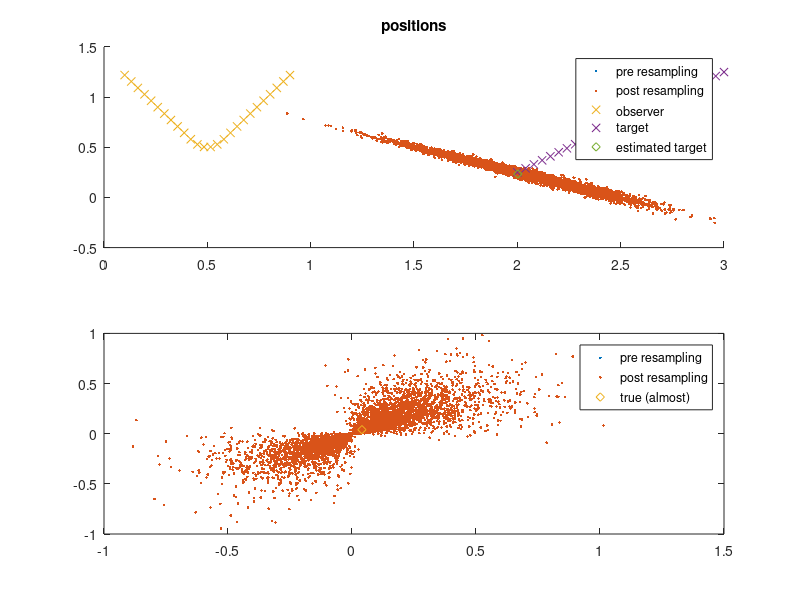
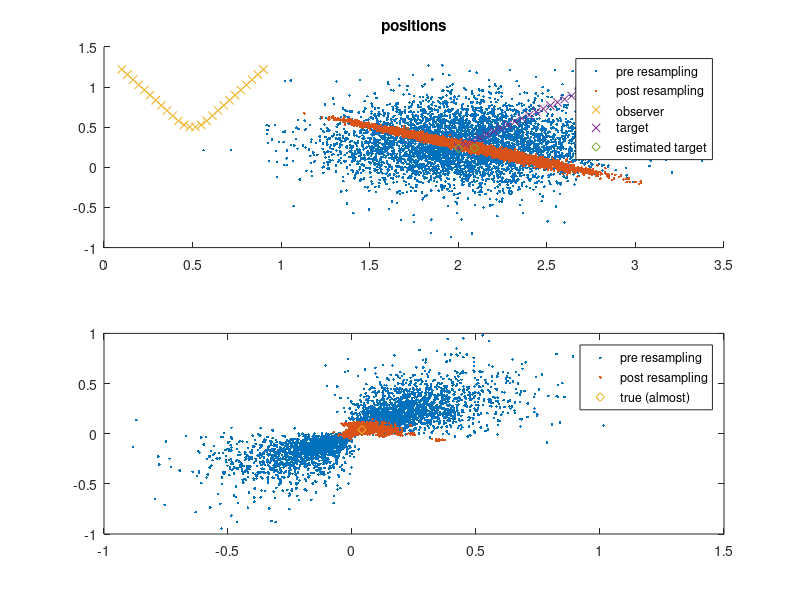
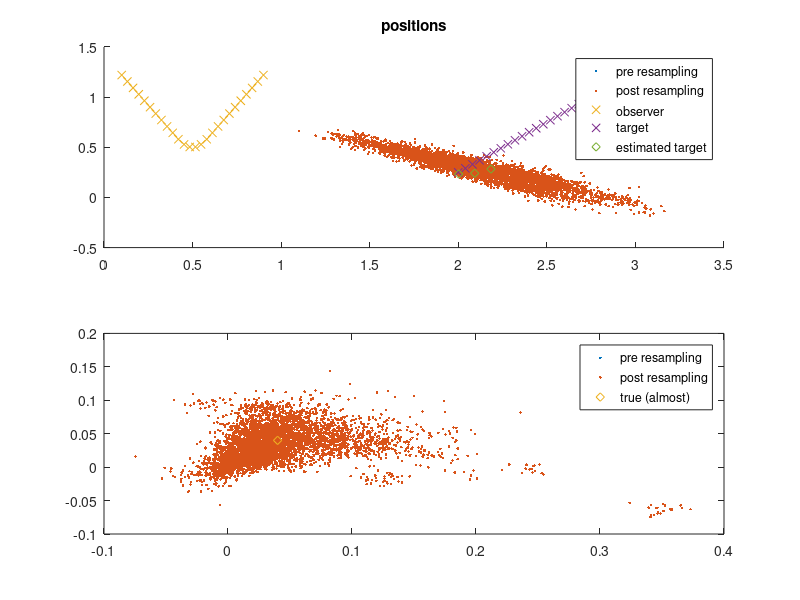
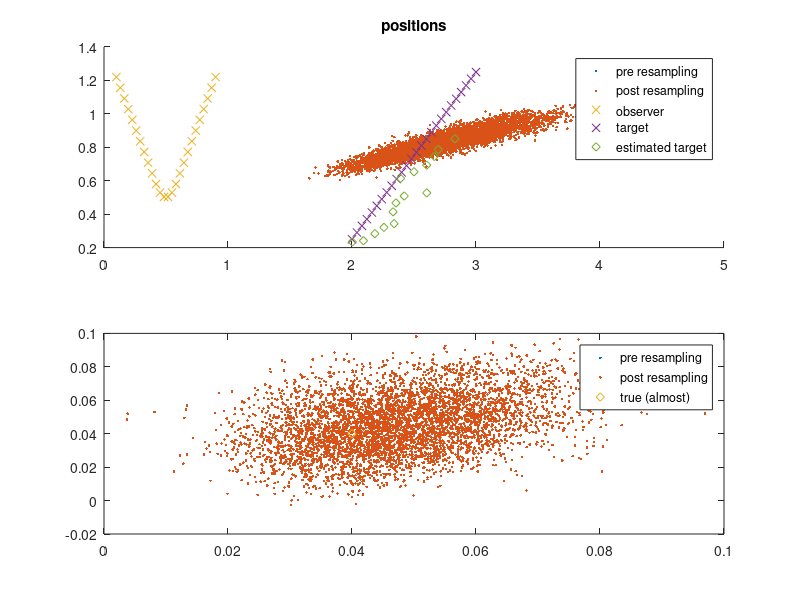

These charts were generated, in order, by the following MATLAB code:
load data.mat
close all;
k_max = 26;

T = 1;
T2 = T^2/2;

Gamma = [T2 0;
         0 T2;
         T 0;
         0 T];

F = [1 0 T 0;
     0 1 0 T;
     0 0 1 0;
     0 0 0 1];

sA = sqrt(1e-6); 
s_r = sqrt(0.1);
s_theta = sqrt(1e-4);
s_speed = sqrt(0.1);
s_course = sqrt(0.1);

n = 5000;
r_init = normrnd(r, s_r, 1, n);
th_init = normrnd(theta, s_theta, 1, n);
speed_init = normrnd(s, s_speed, 1, n);
course_init = normrnd(c, s_course, 1, n);
xt = [...
    observer(1,1) + r_init .* sin(th_init);...
    observer(2, 1) + r_init .* cos(th_init);...
    speed_init .* cos(course_init);
    speed_init .* sin(course_init)];
xt_estimated = zeros(4, k_max);
xt_pre_resampling = zeros(4, n, k_max+1);
xt_post_resampling = zeros(4, n, k_max);
xt_pre_resampling(:,:,1) = xt;
w = ones(1, n)/n;
for t = 1:k_max
    % weights
    xt = xt_pre_resampling(:,:,t);
    est_mes = atan2(xt(1,:) - observer(1,t), xt(2,:) - observer(2,t));
    w = w .* normpdf(measurements(t) - est_mes, 0, s_theta);
    w = w / sum(w);
    % estimation
    xt_estimated(:,t) = xt * w';
    % correction & resampling
    n_eff = 1/sum(w.^2);
    if n_eff < n/3
        fprintf('resample t= %i, n_eff/n = %f\n', t, n_eff/n);
        m = mean(xt, 2);
        xt_c = xt - repmat(m, 1, n);
        S = (repmat(w, 4, 1) .* xt_c) * xt_c';
        A = chol(S, 'lower');
        % h_opt = A(K)N^(-1/(nx+4) whith A(K) = (4/(nx+2))^(1/(nx+4)) and
        % nx = 2
        % Thus A(K) = 1 and h_opt = n^(-1/6)
        h = n^(-1/6);
        sample = randsample(1:n, n, true, w);
        xt_post_resampling(:,:,t) = xt(:,sample) + h * A * normrnd(0, 1, 4, n);
        w = ones(1, n)/n;
    else
        xt_post_resampling(:,:,t) = xt;
    end
    % prediction
    xt_pre_resampling(:,:,t+1) = F*xt_post_resampling(:,:,t) + Gamma*normrnd(0, sA, 2, n);
end

target_velocities = diff([target, 2*target(:,end) - target(:,end-1)]')'/T;

for t = [1, 2, 3, 15, 26]
%if false
    figure('Name', ['k = ', num2str(t)]);
    subplot(2, 1, 1);
    title('positions');
    hold on;
    plot(...
        xt_pre_resampling(1,:,t), xt_pre_resampling(2,:,t), '.',...
        xt_post_resampling(1,:,t), xt_post_resampling(2,:,t), '.');
    plot(observer(1,:), observer(2,:), 'x', target(1,:), target(2,:), 'x');
	plot(xt_estimated(1,1:t), xt_estimated(2,1:t), 'd');
    legend('pre resampling', 'post resampling', 'observer', 'target', 'estimated target');
    subplot(2, 1, 2);
    title('velocities');
    plot(...
        xt_pre_resampling(3,:,t), xt_pre_resampling(4,:,t), '.',...
        xt_post_resampling(3,:,t), xt_post_resampling(4,:,t), '.',...
        target_velocities(1,t), target_velocities(2,t), 'd');
    legend('pre resampling', 'post resampling', 'true (almost)');
end
